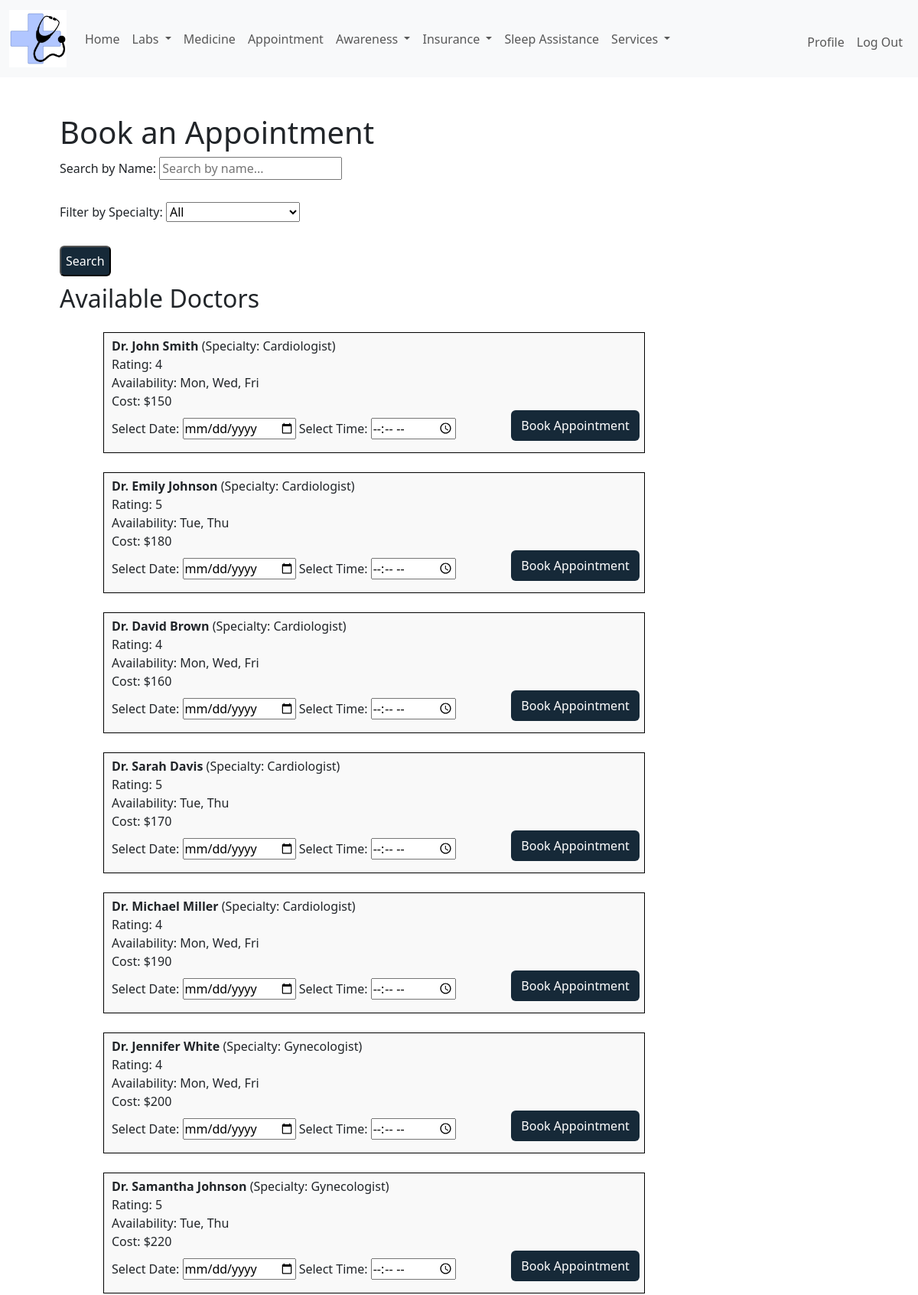
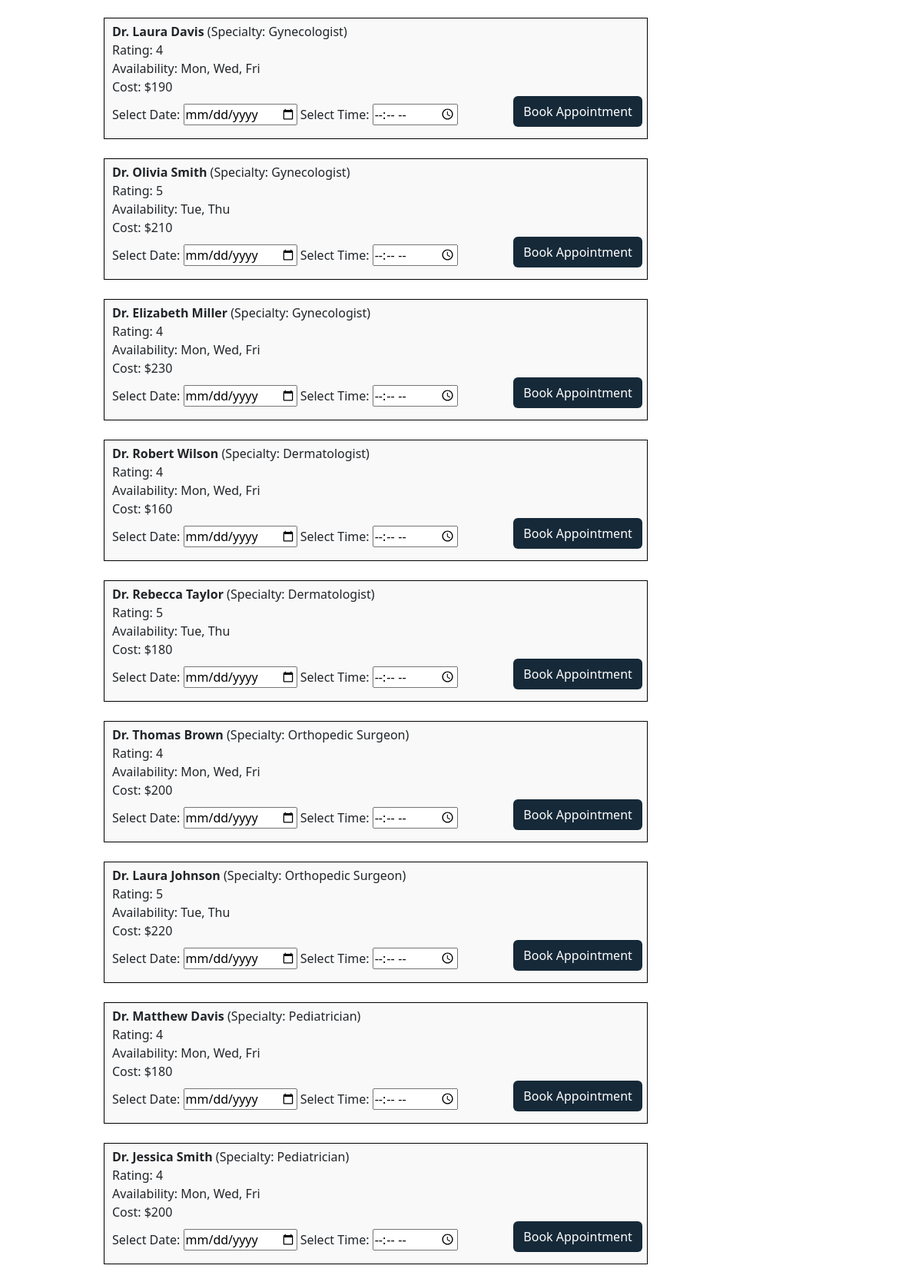
The page /appointment (signed in, upper part) on the database its author committed (2 pictures, top to bottom).
### app.py (models this page shows, shortened)
class Doctor(db.Model):
    id = db.Column(db.Integer, primary_key=True)
    name = db.Column(db.String(80), nullable=False)
    age = db.Column(db.Integer, nullable=False)
    email = db.Column(db.String(120), unique=True, nullable=False)
    phone = db.Column(db.Integer, nullable=False)
    speciality = db.Column(db.String(150))
    rating = db.Column(db.Integer, nullable=False)
    available = db.Column(db.String(150))
    cost = db.Column(db.Integer, nullable=False)

### app.py (the view, shortened to what this page needs)
@app.route('/appointment', methods=['GET', 'POST'])
@login_required
def book_appointment():
    user_id = session.get('user_id')
    unique_specialties = db.session.query(Doctor.speciality).distinct().all()
    if request.method == 'GET':
        search_term = request.args.get('search', '')
        selected_speciality = request.args.get('speciality', '')
        if selected_speciality:
            doctors = Doctor.query.filter_by(speciality=selected_speciality).all()
        elif search_term:
            doctors = Doctor.query.filter(Doctor.name.ilike(f'%{search_term}%')).all()
        else:
            doctors = Doctor.query.all()
        return render_template('appointment.html', doctors=doctors, unique_specialties=unique_specialties)

### app.py (called while the page is built)
def login_required(f):
    @wraps(f)
    def decorated_function(*args, **kwargs):
        if session.get("user_id") is None:
            return redirect("/login")
        return f(*args, **kwargs)
    return decorated_function

### templates/appointment.html (shortened to what this page needs)
{% extends "layout.html" %}
{% block main %}
    <h1>Book an Appointment</h1>
    <form method="GET" action="/appointment">
        <label for="search">Search by Name:</label>
        <input type="text" id="search" name="search" placeholder="Search by name...">
        <br><br>
        <label for="speciality">Filter by Specialty:</label>
        <select name="speciality" id="speciality">
            <option value="">All</option>
        </select>
        <br><br>
        <button type="submit">Search</button>
    </form>
    <h2>Available Doctors</h2>
    <ul class='mid'>
        {% for doctor in doctors %}
            <li class="med-item">
                <strong>{{ doctor.name }}</strong> (Specialty: {{ doctor.speciality }}) <br>
                Rating: {{ doctor.rating }} <br>
                Availability: {{ doctor.available }} <br>
                Cost: ${{ doctor.cost }} <br>
                <form method="POST" action="/appointment">
                    <label for="date">Select Date:</label>
                    <input type="date" id="date" name="date" required>
                    <label for="time">Select Time:</label>
                    <input type="time" id="time" name="time" required>
                    <button type="submit" class="btn">Book Appointment</button>
                </form>
            </li>
        {% endfor %}
    </ul>
{% endblock %}

### templates/appointment.html (style rules this page uses)
.med-item { border: 1px solid black; padding: 5px 10px 5px 10px; width:70%; margin: 25px; font-size:1em; background-color: #f9f9f9; gap:20px; }
.mid { list-style: none; }
button { width: fit-content; height: 40px; background: #162938; color:white; font-size: 1em; border-radius: 6px; margin-bottom: 10px; }
.btn { width: fit-content; height: 40px; background: #162938; color:white; font-size: 1em; border-radius: 6px; margin-bottom: 10px; position: relative; left:10%; }

### rows shown on the page
Doctor: name "Dr. John Smith", speciality "Cardiologist", rating "4", available "Mon, Wed, Fri", cost "150"
Doctor: name "Dr. Emily Johnson", speciality "Cardiologist", rating "5", available "Tue, Thu", cost "180"
Doctor: name "Dr. David Brown", speciality "Cardiologist", rating "4", available "Mon, Wed, Fri", cost "160"
Doctor: name "Dr. Sarah Davis", speciality "Cardiologist", rating "5", available "Tue, Thu", cost "170"
Doctor: name "Dr. Michael Miller", speciality "Cardiologist", rating "4", available "Mon, Wed, Fri", cost "190"
Doctor: name "Dr. Jennifer White", speciality "Gynecologist", rating "4", available "Mon, Wed, Fri", cost "200"
Doctor: name "Dr. Samantha Johnson", speciality "Gynecologist", rating "5", available "Tue, Thu", cost "220"
Doctor: name "Dr. Laura Davis", speciality "Gynecologist", rating "4", available "Mon, Wed, Fri", cost "190"
Doctor: name "Dr. Olivia Smith", speciality "Gynecologist", rating "5", available "Tue, Thu", cost "210"
Doctor: name "Dr. Elizabeth Miller", speciality "Gynecologist", rating "4", available "Mon, Wed, Fri", cost "230"
Doctor: name "Dr. Robert Wilson", speciality "Dermatologist", rating "4", available "Mon, Wed, Fri", cost "160"
Doctor: name "Dr. Rebecca Taylor", speciality "Dermatologist", rating "5", available "Tue, Thu", cost "180"
Doctor: name "Dr. Thomas Brown", speciality "Orthopedic Surgeon", rating "4", available "Mon, Wed, Fri", cost "200"
Doctor: name "Dr. Laura Johnson", speciality "Orthopedic Surgeon", rating "5", available "Tue, Thu", cost "220"
Doctor: name "Dr. Matthew Davis", speciality "Pediatrician", rating "4", available "Mon, Wed, Fri", cost "180"
Doctor: name "Dr. Jessica Smith", speciality "Pediatrician", rating "4", available "Mon, Wed, Fri", cost "200"
